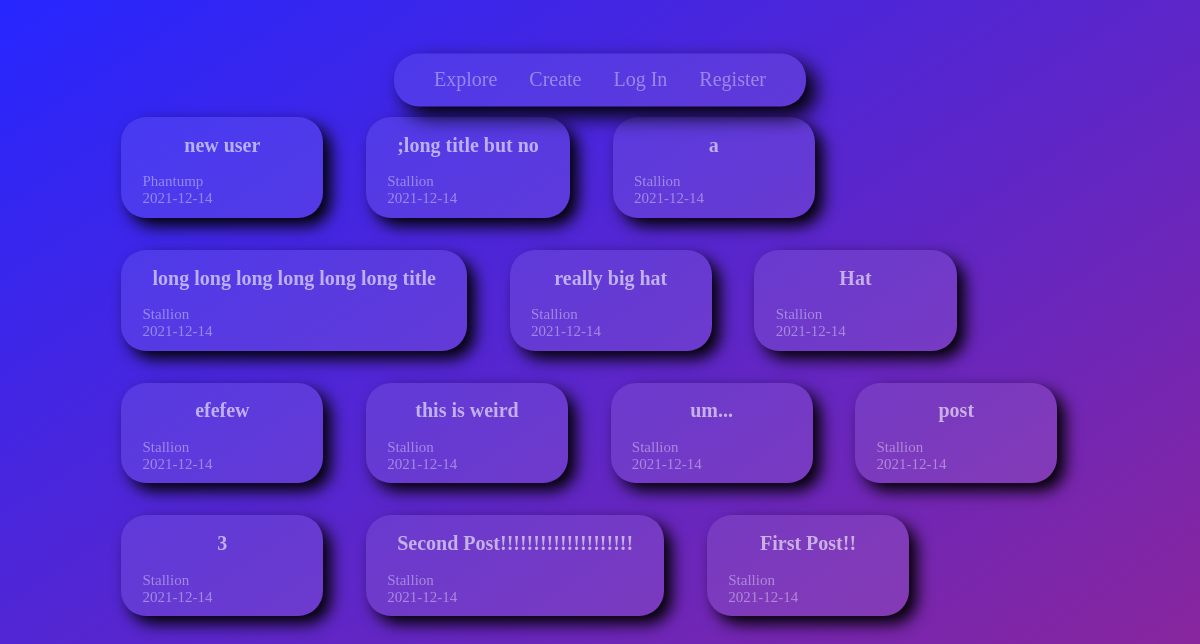
Before: / with the older database file.
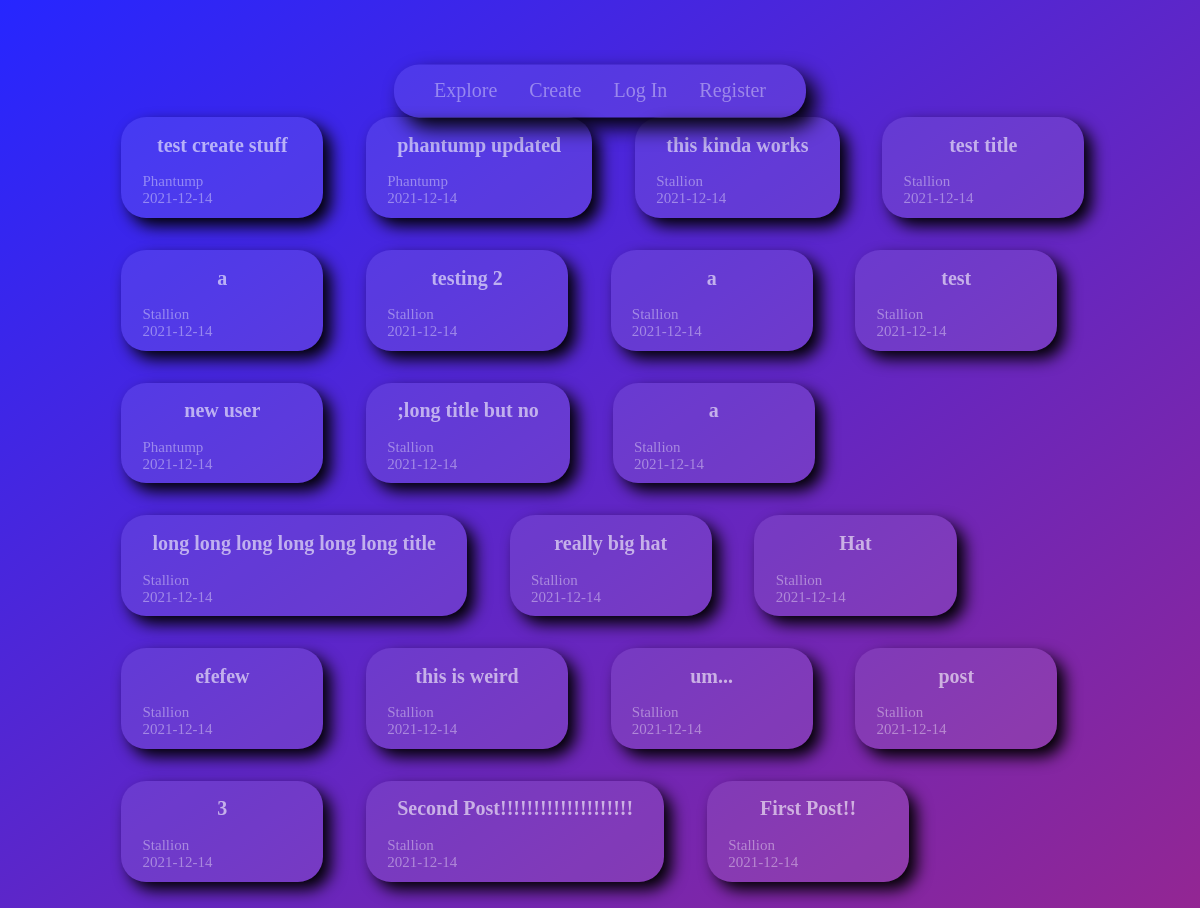
After: the same page with the newer database file.
### tables this page shows
CREATE TABLE post (
  id INTEGER PRIMARY KEY AUTOINCREMENT,
  author_id INTEGER NOT NULL,
  created TIMESTAMP NOT NULL DEFAULT CURRENT_TIMESTAMP,
  title TEXT NOT NULL,
  body TEXT NOT NULL,
  FOREIGN KEY (author_id) REFERENCES user (id)
);

CREATE TABLE user (
  id INTEGER PRIMARY KEY AUTOINCREMENT,
  username TEXT UNIQUE NOT NULL,
  password TEXT NOT NULL,
  first TEXT NOT NULL,
  last TEXT NOT NULL

);

### app/blog.py (the view)
@bp.route("/")
def index():
    db = get_db()
    query = """SELECT post.id, title, body, created, author_id, username
            FROM post JOIN user ON post.author_id = user.id
            ORDER BY created DESC"""
    posts = db.execute(query).fetchall() # will be a list of all Rows
    return render_template("blog/index.html", posts=posts)

### app/auth.py (called while the page is built)
@bp.before_app_request
def load_logged_in_user():
    user_id = session.get("user_id")
    if user_id is None:
        g.user = None
    else:
        g.user = get_db().execute("SELECT * FROM user WHERE id = ?", (user_id,)).fetchone()

### app/db.py (called while the page is built)
def get_db():
    if "db" not in g: # see if the db is loaded into the g namespace to use
        g.db = sqlite3.connect(
            current_app.config["DATABASE"], detect_types=sqlite3.PARSE_DECLTYPES
        )
        g.db.row_factory = sqlite3.Row
    return g.db

### app/templates/blog/index.html (shortened to what this page needs)
{% extends 'base.html' %}
{% block content %}
<link rel="stylesheet" href="{{ url_for('static',filename ='view_style.css') }}">
<ul class="group">
  {% for post in posts %}
    <li class="post">
      <header>
        <div>
          <h1><a href="{{ url_for('blog.view', id=post['id']) }}">{{ post['title'] }}</a></h1>
           <div><p>{{ post['username'] }}</p></div>
          <div><p>{{ post['created'].strftime('%Y-%m-%d') }}</p></div>
        </div>
      </header>
    </li>
    {% endfor %}
</ul>
    {% endblock %}

### app/templates/base.html (shortened to what this page needs)
<link rel="stylesheet" href="{{ url_for('static', filename='style.css') }}">
<div class="topnav">
    {% if g.user %}
      <a href="{{ url_for('blog.profile') }}"> {{ g.user['username'] }}</a>
      <a href="{{ url_for('auth.logout') }}">Log Out</a>
    {% else %}
      <a href="{{ url_for('auth.register') }}">Register</a>
      <a href="{{ url_for('auth.login') }}">Log In</a>
        {% endif %}
    <a href="{{ url_for('blog.create') }}">Create</a>
    <a href="{{ url_for('blog.index') }}">Explore</a>
</div>
<section class="content">
    {% block content %}{% endblock %}
</section>

### app/static/style.css (style rules this page uses)
.topnav { overflow: hidden; box-shadow: 10px 10px 20px; border-radius: 25px; background-color: #ffffff17; backdrop-fiter: blur(12px); position: fixed; top: 10%; left: 50%; transform: translate(-50%, -50%); padding-left: 2%; padding-right: 2%; padding-bottom: 0%; }
.topnav a { float: right; display: block; color: ebf4ff; text-align: center; padding: 14px 16px; text-decoration: none; font-size: 12px; font-family: "Sans-serif", Verdana; text-align: center; color: rgba(256, 256, 256, 0.4); font-size: 20px; margin-bottom: 2px; transition-duration: 0.4s; }

### app/static/view_style.css (style rules this page uses)
.group { display: flex; flex-flow: row wrap; padding-top: 8%; margin-left: 5%; margin-right: 3%; list-style: none; }
.post { box-shadow: 8px 8px 16px ; border-radius: 25px; background-color: #ffffff17; backdrop-fiter: blur(12px); padding-left: 2%; padding-right: 2%; padding-bottom: 1%; margin-top: 2%; margin-left: 2%; margin-right: 2%; margin-bottom: 1%; min-width: 15%; min-height: 10%; }
a { font-family: "Sans-serif", Verdana; text-align: center; color: rgba(256, 256, 256, 0.6); font-size: 20px; margin-bottom: 2px; transition-duration: 0.4s; text-decoration: none; }
p { font-family: "Sans-serif", Verdana; text-align: left; color: rgba(256, 256, 256, 0.4); font-size: 15px; transition-duration: 0.4s; margin: 0; text-decoration: none; }
h1 { font-family: "Sans-serif", Verdana; text-align: center; color: rgba(256, 256, 256, 0.5); font-size: 20px; padding-left: min(10px); padding-right: min(10px); }

Changed rows visible on the page:
added post: title "test create stuff", username "Phantump", created "2021-12-14"
added post: title "phantump updated", username "Phantump", created "2021-12-14"
added post: title "this kinda works", username "Stallion", created "2021-12-14"
added post: title "test title", username "Stallion", created "2021-12-14"
added post: title "a", username "Stallion", created "2021-12-14"
added post: title "testing 2", username "Stallion", created "2021-12-14"
added post: title "a", username "Stallion", created "2021-12-14"
added post: title "test", username "Stallion", created "2021-12-14"
